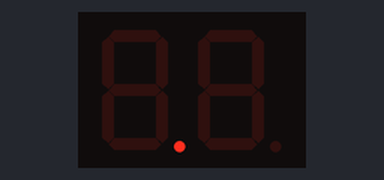
A sketch run on a simulated Arduino Nano, built with avr-gcc and run on an emulated ATmega328P. Shown: 2-digit seven-segment display. Wiring (inferred from the names in the program): MAX7219 LED driver: data pin 11; clock pin 13; CS pin 19. Random numbers use the default seed unless the sketch sets one.

Above: at 3.67 s.
At 9.48 s:
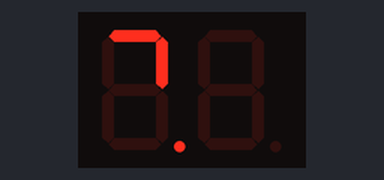
At 22.58 s:
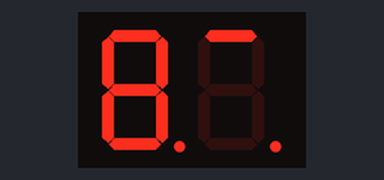
At 26.66 s:
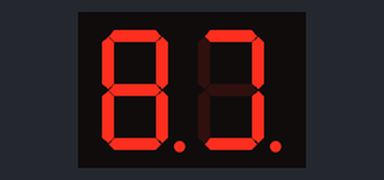
At 29.0 s:
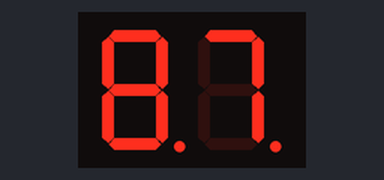
At 35.88 s:
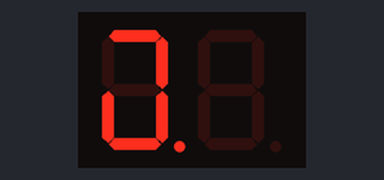

The sketch:

TestLEDWAZZURACING.ino
```cpp
// #include <LedControl.h>

// Defining pins
#define MOSI_Din 11 // Master Out Slave In -to-> Data in
#define SS_LOAD 19 // 19 = A5 on nano // Slave Select -to-> Load
#define SCK_CLK 13 // Serial Clock -to-> Clock in
#define ANALOG_IN 14 // Signal from variable potv

// the program will take an integer and send the binary representation of it of it to the MAX7219.
// We are concerned only with 8 digits at a time as the max 7219 will latch an 8 bit value and display that to each digit.
// the digits are time multiplexed where each digit gets pulled to ground alternating (for our purposes) between digit 1 (most significant)
// and digit 0 (least significant). Each "digit" can be can be set to display or not (reg_scanLimit), and for each digit there are 7 wires
// (segment DP-G) that can be pulled high depending on what you code. I'm going to display a bar graph showing how much relative RPM the engine
// is running at. To decode the RPM into a number of LEDs we'll use a function that will take in a percentage (as an integer between
// 1 and 100) and display a set number of LEDs based on percentage breakpoints. I chose 15 LEDs because that's the number I saw on a few
// F1 wheels, but this number can change depending on how much room I have. The MAX7219 can accomidate 8 sets of 8 leds, or 8 individual
// digits on a seven segment display (w/ DP).


// This array will be used to show a set number of LEDs based on the rpmPercentage.
// 128 will be 1000 0000 which according to how we set up our circuit will light up the most significant LED, then
// 192 will light up the 2 most significant LEDs as it's binary representation is 1100 0000. up to 1111 1110 1111 1111 or 15 leds0
int barGraph_decimal_to_LED[8] = { 128, 192, 224, 240, 248, 252, 254, 255}; // [0] = 1 LED (leftmost), [1] = 2 LEDs, ... [7] all eight LEDs on

// defining variables
int rpmPercent = 0;
int rpmIn = 0;
int maxRpm_temp = 0;


// defining max7219 command registers
byte reg_noOp = 0x00;
byte reg_digit0 = 0x01;
byte reg_digit1 = 0x02;
byte reg_digit2 = 0x03;
byte reg_digit3 = 0x04;
byte reg_digit4 = 0x05;
byte reg_digit5 = 0x06;
byte reg_digit6 = 0x07;
byte reg_digit7 = 0x08;
byte reg_decodeMode = 0x09;
byte reg_intensity = 0x0a;
byte reg_scanLimit = 0x0b;
byte reg_shutdown = 0x0c;
byte reg_displayTest = 0x0f;

void makePercentage(int rpmIn, int *rpmPercent_ptr) // converting the rpm number we get to a ratio ( rpm_in / MAX_RPM )
{
  *rpmPercent_ptr = ((double)rpmIn / (double)maxRpm_temp) * 100;
}

void ledOut (int rpmPercentage)
{
  if (rpmPercent == 0) {
  output(reg_digit1, 0x00); // no LEDs on
  output(reg_digit0, 0x00);
  }
  else if (rpmPercentage > 0 && rpmPercentage < 13)
  {
     output(reg_digit1, barGraph_decimal_to_LED[0]); // 1 LED; 1000 0000 0000 0000
     output(reg_digit0, 0x00);
  }
  else if (rpmPercentage >= 13 && rpmPercentage < 20)
  {
    output(reg_digit1, barGraph_decimal_to_LED[1]); // 2 LEDs; 1100 0000 0000 0000
    output(reg_digit0, 0x00);
  }
  else if (rpmPercentage >= 20 && rpmPercentage < 27)
  {
    output(reg_digit1, barGraph_decimal_to_LED[2]); // 3 LEDs; 1110 0000 0000 0000
    output(reg_digit0, 0x00);
  }
  else if (rpmPercentage >= 27 && rpmPercentage < 33)
  {
    output(reg_digit1, barGraph_decimal_to_LED[3]); // 4 LEDs; 1111 0000 0000 0000
    output(reg_digit0, 0x00);
  }
  else if (rpmPercentage >= 33 && rpmPercentage < 40)
  {
    output(reg_digit1, barGraph_decimal_to_LED[4]); // 5 LEDs; 1111 1000 0000 0000
    output(reg_digit0, 0x00);
  }
  else if (rpmPercentage >= 40 && rpmPercentage < 47)
  {
    output(reg_digit1, barGraph_decimal_to_LED[5]); // 6 LEDs; 1111 1100 0000 0000
    output(reg_digit0, 0x00);
  }
  else if (rpmPercentage >= 47 && rpmPercentage < 53)
  {
    output(reg_digit1, barGraph_decimal_to_LED[6]); // 7 LEDs; 1111 1110 0000 0000;
    output(reg_digit0, 0x00);
  }
  else if (rpmPercentage >= 53 && rpmPercentage < 60)
  {
    output(reg_digit1, barGraph_decimal_to_LED[7]); // 8 LEDs; 1111 1111 0000 0000;
    output(reg_digit0, 0x00);

  } // digit1 will now stay constant for higher percentages
  else if (rpmPercentage >= 60 && rpmPercentage < 67)
  {
    output(reg_digit1, barGraph_decimal_to_LED[7]);
    output(reg_digit0, barGraph_decimal_to_LED[0]); // 9 LEDs; 1111 1111 1000 0000;
  }
  else if (rpmPercentage >= 67 && rpmPercentage < 73)
  {
    output(reg_digit1, barGraph_decimal_to_LED[7]);
    output(reg_digit0, barGraph_decimal_to_LED[1]); // 10 LEDs; 1111 1111 1100 0000;
  }
  else if (rpmPercentage >= 73 && rpmPercentage < 80)
  {
    output(reg_digit1, barGraph_decimal_to_LED[7]);
    output(reg_digit0, barGraph_decimal_to_LED[2]); // 11 LEDs; 1111 1111 1110 0000;
  }
  else if (rpmPercentage >= 80 && rpmPercentage < 87)
  {
    output(reg_digit1, barGraph_decimal_to_LED[7]);
    output(reg_digit0, barGraph_decimal_to_LED[3]); // 12 LEDs; 1111 1111 1111 0000;
  }
  else if (rpmPercentage >= 87 && rpmPercentage < 93)
  {
    output(reg_digit1, barGraph_decimal_to_LED[7]);
    output(reg_digit0, barGraph_decimal_to_LED[4]); // 13 LEDs; 1111 1111 1111 1000;
  }
  else if (rpmPercentage >= 93 && rpmPercentage < 100)
  {
    output(reg_digit1, barGraph_decimal_to_LED[7]);
    output(reg_digit0, barGraph_decimal_to_LED[5]); // 14 LEDs; 1111 1111 1111 1100;
  }
  else // == 100
  {
    output(reg_digit1, barGraph_decimal_to_LED[7]);
    output(reg_digit0, barGraph_decimal_to_LED[6]); // 15 LEDs; 1111 1111 1111 1110;
  }
}

void ledStartup(void)
{
  rpmPercent = 0;
  int loaded = 0; // this is not meaningful right now, my intention is to have this startup last as long as some external timing. For instance if some process of the car takes a long time (relatively).
  while (!loaded)
  {
    ledOut(rpmPercent++);
    if(rpmPercent == 101)
    {
      delay(100);
      for (int i = 0; i < 4; i++) // this will flash an alternating pattern
      {
        delay(75);
        output(reg_digit1, 170); //decimal 42 goes -to-> 1010 1010;
        output(reg_digit0, 170);
        delay(75);
        output(reg_digit1, 85); // decimal 85 goes -to-> 0101 0101
        output(reg_digit0, 85);
      }
      output(reg_digit1, 0x00); // no LEDs on
      output(reg_digit0, 0x00);
      delay(100);
      rpmPercent = 0; // reseting value
      loaded = 1;
    }
    delay(25);
  }
}

void initialize(void)
{
  pinMode(MOSI_Din, OUTPUT);
  pinMode(SS_LOAD, OUTPUT);
  pinMode(SCK_CLK, OUTPUT);
  digitalWrite(SS_LOAD, HIGH);
}

void output(byte address, byte data) // data gets shifted into registers over 16 clock cycles, but don't get latched unless SS_LOAD is set high on, or soon after the 16th rising edge of the clock.
{
  digitalWrite(SS_LOAD, LOW); // setting low to start data out
  shiftOut(MOSI_Din, SCK_CLK, MSBFIRST, address); // 8 bit address first
  shiftOut(MOSI_Din, SCK_CLK, MSBFIRST, data); // 8 bit data
  digitalWrite(SS_LOAD, HIGH); // latching the data into registers
}

void setup() {
  // put your setup code here, to run once:
initialize();
output(reg_displayTest, 0x00);  //display test register - test mode off = 0x00; on = 0x01;
output(reg_shutdown, 0x01);  //shutdown register - normal operation = 0x01; shutdown = 0x00
output(reg_scanLimit, 0x01);  //scan limit register - display digits 0 through 7 = 0x07; 0 - 6 = 0x06; 0-5 = 0x05, etc all the way to display only digit 0 = 0x00
output(reg_intensity, 0x0f);  //intensity register - max brightness = 0xXf; min = 0xX0; X = dont care
output(reg_decodeMode, 0x00);  //decode mode register - CodeB decode all digits in BCD  = 0x01; no BCD = 0x00

output(reg_digit1, 0x00);
output(reg_digit0, 0x00); //digit 0 (rightmost digit) data

rpmPercent = 0;
maxRpm_temp = 1023; // for 5 volts. the ADCs on the arduino convert input voltages between 0 and 5 volts (the operating voltage of the nano), and converts them to integers between 0 and 1023
ledStartup();

Serial.begin(9600);
}

// random number
int randNum = random(2);

void loop() { // this will just be a kind of simulation of some a drifting value randomly  up and down
    // put your main code here, to run repeatedly:
   delay (50);

    if (randNum == 0)
    {
      // decrement rpmPercent by 1-5%;
      rpmPercent -= random(1,6);
    }
    else
    {
      // increment by 1-5%;
      rpmPercent += random(1,6);

    }
    ledOut(rpmPercent);
    if (rpmPercent < 5) // if decrementing will put us negative we force an increment
    {
      rpmPercent += 5;
    }
    else if(rpmPercent > 95) // preventing us from going over
    {
      rpmPercent -= 5;
      }
    randNum = random(2);
    delay(10);
}
```

Measured:
- what the display in image 0 shows lasts 0.5 s, from 3.4 s to 3.9 s
- what the display in image 3 shows lasts 0.4 s, from 26.5 s to 26.9 s
